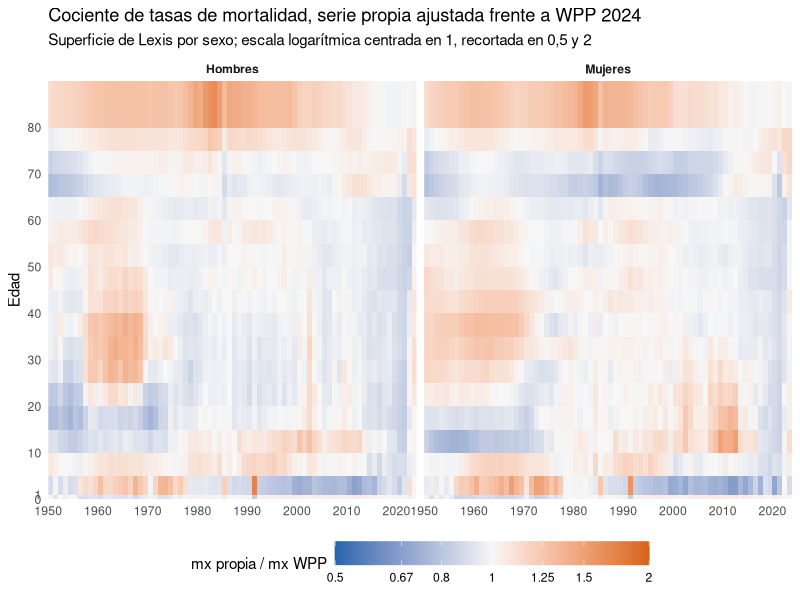
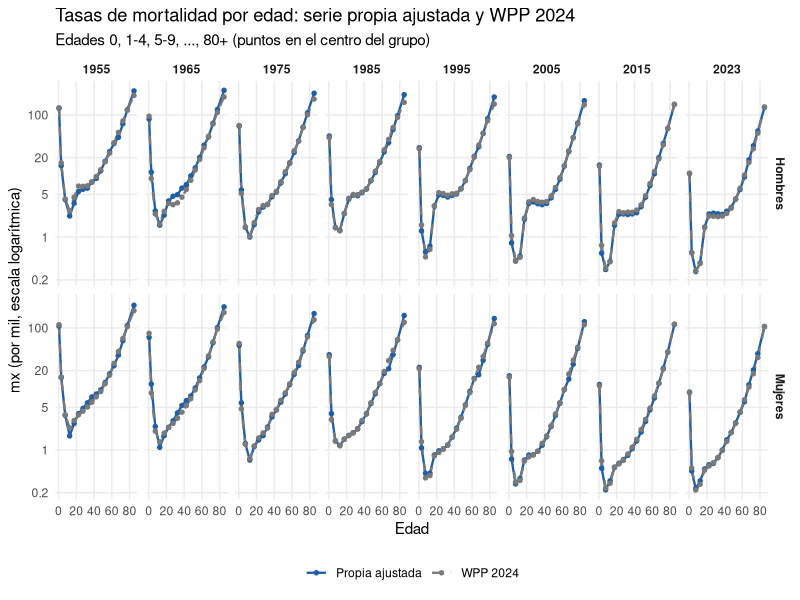

The R source for these figures, in order:
# ~~~~~~~~~~~~~~~~~~~~~~~~~~~~~~~~~~~~~~~~~~~~~~~~~~~~~~~~~~~~~~~~~~~~~~~~~~~~
# 46. Our adjusted rates against WPP 2024, by age and year
# ~~~~~~~~~~~~~~~~~~~~~~~~~~~~~~~~~~~~~~~~~~~~~~~~~~~~~~~~~~~~~~~~~~~~~~~~~~~~
# Two views of the same comparison, from the adjusted series of 42 (ages 0,
# 1-4, 5-9, ..., 80+; WPP 2024 at the same ages, both on the WPP population):
#
# 1. Lexis surface of the ratio mx(ours) / mx(WPP), year x age, by sex, on a
#    log colour scale centred at 1 (blue: ours lower, orange: ours higher)
# 2. age-specific rates (log scale) of both series in eight years spanning
#    the period, by sex
#
# output: figures/06_components/ours_vs_wpp_lexis_ratio.png
#         figures/06_components/ours_vs_wpp_rates_by_age.png
#         output/tables/ours_vs_wpp_mx_ratio_1950-2023.csv
# ~~~~~~~~~~~~~~~~~~~~~~~~~~~~~~~~~~~~~~~~~~~~~~~~~~~~~~~~~~~~~~~~~~~~~~~~~~~~
suppressMessages({library(dplyr); library(tidyr); library(readr); library(ggplot2)})

d <- read_csv("output/tables/mortality_adjusted_components_1950-2023.csv", show_col_types = FALSE) |>
  transmute(year, sex = c(m = "Hombres", f = "Mujeres")[sex], age, ours = mx_total, wpp = mx_wpp, ratio = ours / wpp)
write_csv(d, "output/tables/ours_vs_wpp_mx_ratio_1950-2023.csv")
age_lab <- function(a) if_else(a == 0, "0", if_else(a == 1, "1-4", if_else(a >= 80, "80+", paste0(a, "-", a + 4))))
ages <- sort(unique(d$age))
d <- d |> mutate(age_f = factor(age_lab(age), age_lab(ages)))

cat("ratio ours / WPP, both sexes pooled by age group (geometric mean over years):\n")
print(d |> mutate(period = cut(year, c(1949, 1969, 1989, 2009, 2023), labels = c("1950-69", "1970-89", "1990-2009", "2010-23"))) |>
        summarise(r = exp(mean(log(ratio))), .by = c(period, age_f)) |>
        mutate(r = round(r, 2)) |> pivot_wider(names_from = period, values_from = r) |> as.data.frame())

# ---- 1. Lexis surface of the ratio ----------------------------------------
lim <- 2  # colour scale clipped at 1/2 and 2
p1 <- d |>
  mutate(lr = pmin(pmax(log(ratio), -log(lim)), log(lim)),
         age_lo = age, age_hi = if_else(age == 0, 1, if_else(age == 1, 5, if_else(age >= 80, 90, age + 5)))) |>
  ggplot() +
  geom_rect(aes(xmin = year, xmax = year + 1, ymin = age_lo, ymax = age_hi, fill = lr)) +
  facet_wrap(~ sex) +
  scale_fill_gradient2(low = "#2166ac", mid = "#f7f7f7", high = "#d6641a", midpoint = 0,
                       breaks = log(c(0.5, 0.67, 0.8, 1, 1.25, 1.5, 2)), labels = c("0.5", "0.67", "0.8", "1", "1.25", "1.5", "2"),
                       limits = c(-log(lim), log(lim)), name = "mx propia / mx WPP") +
  scale_x_continuous(breaks = seq(1950, 2020, 10), expand = c(0, 0)) +
  scale_y_continuous(breaks = c(0, 1, seq(10, 80, 10)), labels = c("0", "1", seq(10, 80, 10)), expand = c(0, 0)) +
  labs(x = NULL, y = "Edad", title = "Cociente de tasas de mortalidad, serie propia ajustada frente a WPP 2024",
       subtitle = "Superficie de Lexis por sexo; escala logarítmica centrada en 1, recortada en 0,5 y 2") +
  theme_minimal(base_size = 11) +
  theme(legend.position = "bottom", legend.key.width = grid::unit(1.6, "cm"), panel.grid = element_blank(), strip.text = element_text(face = "bold"))
ggsave("figures/06_components/ours_vs_wpp_lexis_ratio.png", p1, width = 11, height = 6, bg = "white", dpi = 150)

# ---- 2. age-specific rates in selected years ------------------------------
sel <- c(1955, 1965, 1975, 1985, 1995, 2005, 2015, 2023)
age_mid <- function(a) if_else(a == 0, 0.5, if_else(a == 1, 3, if_else(a >= 80, 85, a + 2.5)))
long <- d |> filter(year %in% sel) |>
  select(year, sex, age, ours, wpp) |>
  pivot_longer(c(ours, wpp), names_to = "series", values_to = "mx") |>
  mutate(series = factor(c(ours = "Propia ajustada", wpp = "WPP 2024")[series], c("Propia ajustada", "WPP 2024")),
         x = age_mid(age))
p2 <- ggplot(long, aes(x, mx, colour = series, linetype = series)) +
  geom_line(linewidth = 0.8) +
  geom_point(size = 1.2) +
  facet_grid(sex ~ year) +
  scale_colour_manual(values = c(`Propia ajustada` = "#1f5fa6", `WPP 2024` = "#7a7a7a"), name = NULL) +
  scale_linetype_manual(values = c(1, 2), name = NULL) +
  scale_y_log10(breaks = c(0.0002, 0.001, 0.005, 0.02, 0.1, 0.5), labels = c("0.2", "1", "5", "20", "100", "500")) +
  scale_x_continuous(breaks = c(0, 20, 40, 60, 80)) +
  labs(x = "Edad", y = "mx (por mil, escala logarítmica)",
       title = "Tasas de mortalidad por edad: serie propia ajustada y WPP 2024",
       subtitle = "Edades 0, 1-4, 5-9, ..., 80+ (puntos en el centro del grupo)") +
  theme_minimal(base_size = 11) +
  theme(legend.position = "bottom", panel.grid.minor = element_blank(), strip.text = element_text(face = "bold"))
ggsave("figures/06_components/ours_vs_wpp_rates_by_age.png", p2, width = 14, height = 6.5, bg = "white", dpi = 150)
cat("written: figures/06_components/ours_vs_wpp_lexis_ratio.png, ours_vs_wpp_rates_by_age.png, output/tables/ours_vs_wpp_mx_ratio_1950-2023.csv\n")
